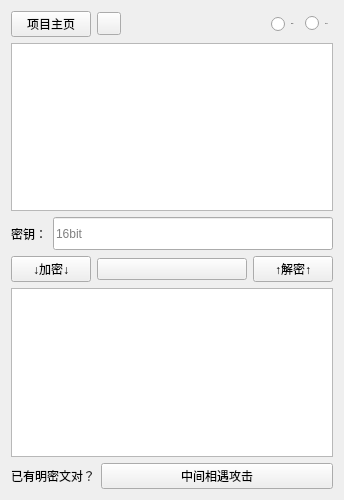
<?xml version="1.0" encoding="UTF-8"?>
<ui version="4.0">
 <class>Form</class>
 <widget class="QWidget" name="Form">
  <property name="windowModality">
   <enum>Qt::WindowModal</enum>
  </property>
  <property name="geometry">
   <rect>
    <x>0</x>
    <y>0</y>
    <width>328</width>
    <height>500</height>
   </rect>
  </property>
  <property name="sizePolicy">
   <sizepolicy hsizetype="Preferred" vsizetype="Preferred">
    <horstretch>0</horstretch>
    <verstretch>0</verstretch>
   </sizepolicy>
  </property>
  <property name="windowTitle">
   <string>S-DES</string>
  </property>
  <layout class="QHBoxLayout" name="horizontalLayout_5">
   <item>
    <layout class="QVBoxLayout" name="verticalLayout">
     <item>
      <layout class="QHBoxLayout" name="horizontalLayout_4">
       <item>
        <widget class="PushButton" name="pBtn_Github">
         <property name="sizePolicy">
          <sizepolicy hsizetype="Fixed" vsizetype="Fixed">
           <horstretch>0</horstretch>
           <verstretch>0</verstretch>
          </sizepolicy>
         </property>
         <property name="baseSize">
          <size>
           <width>100</width>
           <height>32</height>
          </size>
         </property>
         <property name="layoutDirection">
          <enum>Qt::LeftToRight</enum>
         </property>
         <property name="styleSheet">
          <string notr="true">PushButton, ToolButton, ToggleButton, ToggleToolButton {
    color: black;
    background: rgba(255, 255, 255, 0.7);
    border: 1px solid rgba(0, 0, 0, 0.073);
    border-bottom: 1px solid rgba(0, 0, 0, 0.183);
    border-radius: 5px;
    /* font: 14px 'Segoe UI', 'Microsoft YaHei'; */
    padding: 5px 12px 6px 12px;
    outline: none;
}

ToolButton {
    padding: 5px 9px 6px 8px;
}

PushButton[hasIcon=false] {
    padding: 5px 12px 6px 12px;
}

PushButton[hasIcon=true] {
    padding: 5px 12px 6px 36px;
}

DropDownToolButton, PrimaryDropDownToolButton {
    padding: 5px 31px 6px 8px;
}

DropDownPushButton[hasIcon=false],
PrimaryDropDownPushButton[hasIcon=false] {
    padding: 5px 31px 6px 12px;
}

DropDownPushButton[hasIcon=true],
PrimaryDropDownPushButton[hasIcon=true] {
    padding: 5px 31px 6px 36px;
}

PushButton:hover, ToolButton:hover, ToggleButton:hover, ToggleToolButton:hover {
    background: rgba(249, 249, 249, 0.5);
}

PushButton:pressed, ToolButton:pressed, ToggleButton:pressed, ToggleToolButton:pressed {
    color: rgba(0, 0, 0, 0.63);
    background: rgba(249, 249, 249, 0.3);
    border-bottom: 1px solid rgba(0, 0, 0, 0.073);
}

PushButton:disabled, ToolButton:disabled, ToggleButton:disabled, ToggleToolButton:disabled {
    color: rgba(0, 0, 0, 0.36);
    background: rgba(249, 249, 249, 0.3);
    border: 1px solid rgba(0, 0, 0, 0.06);
    border-bottom: 1px solid rgba(0, 0, 0, 0.06);
}


PrimaryPushButton,
PrimaryToolButton,
ToggleButton:checked,
ToggleToolButton:checked {
    color: white;
    background-color: #009faa;
    border: 1px solid #00a7b3;
    border-bottom: 1px solid #007780;
}

PrimaryPushButton:hover,
PrimaryToolButton:hover,
ToggleButton:checked:hover,
ToggleToolButton:checked:hover {
    background-color: #00a7b3;
    border: 1px solid #2daab3;
    border-bottom: 1px solid #007780;
}

PrimaryPushButton:pressed,
PrimaryToolButton:pressed,
ToggleButton:checked:pressed,
ToggleToolButton:checked:pressed {
    color: rgba(255, 255, 255, 0.63);
    background-color: #3eabb3;
    border: 1px solid #3eabb3;
}

PrimaryPushButton:disabled,
PrimaryToolButton:disabled,
ToggleButton:checked:disabled,
ToggleToolButton:checked:disabled {
    color: rgba(255, 255, 255, 0.9);
    background-color: rgb(205, 205, 205);
    border: 1px solid rgb(205, 205, 205);
}

SplitDropButton,
PrimarySplitDropButton {
    border-left: none;
    border-top-left-radius: 0;
    border-bottom-left-radius: 0;
}

#splitPushButton,
#splitToolButton,
#primarySplitPushButton,
#primarySplitToolButton {
    border-top-right-radius: 0;
    border-bottom-right-radius: 0;
}

#splitPushButton:pressed,
#splitToolButton:pressed,
SplitDropButton:pressed {
    border-bottom: 1px solid rgba(0, 0, 0, 0.183);
}

PrimarySplitDropButton:pressed {
    border-bottom: 1px solid #007780;
}

#primarySplitPushButton, #primarySplitToolButton {
    border-right: 1px solid #3eabb3;
}

#primarySplitPushButton:pressed, #primarySplitToolButton:pressed {
    border-bottom: 1px solid #007780;
}

HyperlinkButton {
    /* font: 14px 'Segoe UI', 'Microsoft YaHei'; */
    padding: 6px 12px 6px 12px;
    color: #009faa;
    border: none;
    border-radius: 6px;
    background-color: transparent;
}

HyperlinkButton[hasIcon=false] {
    padding: 6px 12px 6px 12px;
}

HyperlinkButton[hasIcon=true] {
    padding: 6px 12px 6px 36px;
}

HyperlinkButton:hover {
    color: #009faa;
    background-color: rgba(0, 0, 0, 10);
    border: none;
}

HyperlinkButton:pressed {
    color: #009faa;
    background-color: rgba(0, 0, 0, 6);
    border: none;
}

HyperlinkButton:disabled {
    color: rgba(0, 0, 0, 0.43);
    background-color: transparent;
    border: none;
}


RadioButton {
    min-height: 24px;
    max-height: 24px;
    background-color: transparent;
    font: 14px 'Segoe UI', 'Microsoft YaHei', 'PingFang SC';
    color: black;
}

RadioButton::indicator {
    width: 18px;
    height: 18px;
    border-radius: 11px;
    border: 2px solid #999999;
    background-color: rgba(0, 0, 0, 5);
    margin-right: 4px;
}

RadioButton::indicator:hover {
    background-color: rgba(0, 0, 0, 0);
}

RadioButton::indicator:pressed {
    border: 2px solid #bbbbbb;
    background-color: qradialgradient(spread:pad, cx:0.5, cy:0.5, radius:0.5, fx:0.5, fy:0.5,
            stop:0 rgb(255, 255, 255),
            stop:0.5 rgb(255, 255, 255),
            stop:0.6 rgb(225, 224, 223),
            stop:1 rgb(225, 224, 223));
}

RadioButton::indicator:checked {
    height: 22px;
    width: 22px;
    border: none;
    border-radius: 11px;
    background-color: qradialgradient(spread:pad, cx:0.5, cy:0.5, radius:0.5, fx:0.5, fy:0.5,
            stop:0 rgb(255, 255, 255),
            stop:0.5 rgb(255, 255, 255),
            stop:0.6 #009faa,
            stop:1 #009faa);
}

RadioButton::indicator:checked:hover {
    background-color: qradialgradient(spread:pad, cx:0.5, cy:0.5, radius:0.5, fx:0.5, fy:0.5,
            stop:0 rgb(255, 255, 255),
            stop:0.6 rgb(255, 255, 255),
            stop:0.7 #009faa,
            stop:1 #009faa);
}

RadioButton::indicator:checked:pressed {
    background-color: qradialgradient(spread:pad, cx:0.5, cy:0.5, radius:0.5, fx:0.5, fy:0.5,
            stop:0 rgb(255, 255, 255),
            stop:0.5 rgb(255, 255, 255),
            stop:0.6 #009faa,
            stop:1 #009faa);
}

RadioButton:disabled {
    color: rgba(0, 0, 0, 110);
}

RadioButton::indicator:disabled {
    border: 2px solid #bbbbbb;
    background-color: transparent;
}

RadioButton::indicator:disabled:checked {
    border: none;
    background-color: qradialgradient(spread:pad, cx:0.5, cy:0.5, radius:0.5, fx:0.5, fy:0.5,
            stop:0 rgb(255, 255, 255),
            stop:0.5 rgb(255, 255, 255),
            stop:0.6 rgba(0, 0, 0, 0.2169),
            stop:1 rgba(0, 0, 0, 0.2169));
}

TransparentToolButton,
TransparentToggleToolButton,
TransparentDropDownToolButton,
TransparentPushButton,
TransparentDropDownPushButton,
TransparentTogglePushButton {
    background-color: transparent;
    border: none;
    border-radius: 5px;
    margin: 0;
}

TransparentToolButton:hover,
TransparentToggleToolButton:hover,
TransparentDropDownToolButton:hover,
TransparentPushButton:hover,
TransparentDropDownPushButton:hover,
TransparentTogglePushButton:hover {
    background-color: rgba(0, 0, 0, 9);
    border: none;
}

TransparentToolButton:pressed,
TransparentToggleToolButton:pressed,
TransparentDropDownToolButton:pressed,
TransparentPushButton:pressed,
TransparentDropDownPushButton:pressed,
TransparentTogglePushButton:pressed {
    background-color: rgba(0, 0, 0, 6);
    border: none;
}

TransparentToolButton:disabled,
TransparentToggleToolButton:disabled,
TransparentDropDownToolButton:disabled,
TransprentPushButton:disabled,
TransparentDropDownPushButton:disabled,
TransprentTogglePushButton:disabled {
    background-color: transparent;
    border: none;
}


PillPushButton,
PillPushButton:hover,
PillPushButton:pressed,
PillPushButton:disabled,
PillPushButton:checked,
PillPushButton:checked:hover,
PillPushButton:checked:pressed,
PillPushButton:disabled:checked,
PillToolButton,
PillToolButton:hover,
PillToolButton:pressed,
PillToolButton:disabled,
PillToolButton:checked,
PillToolButton:checked:hover,
PillToolButton:checked:pressed,
PillToolButton:disabled:checked {
    background-color: transparent;
    border: none;
}
</string>
         </property>
         <property name="text">
          <string>项目主页</string>
         </property>
         <property name="autoDefault">
          <bool>false</bool>
         </property>
         <property name="hasIcon" stdset="0">
          <bool>true</bool>
         </property>
        </widget>
       </item>
       <item>
        <widget class="ToolButton" name="tBtn_Issue">
         <property name="toolTip">
          <string/>
         </property>
         <property name="whatsThis">
          <string/>
         </property>
        </widget>
       </item>
       <item>
        <spacer name="horizontalSpacer">
         <property name="orientation">
          <enum>Qt::Horizontal</enum>
         </property>
         <property name="sizeHint" stdset="0">
          <size>
           <width>40</width>
           <height>20</height>
          </size>
         </property>
        </spacer>
       </item>
       <item>
        <widget class="RadioButton" name="rBtn_Bin">
         <property name="sizePolicy">
          <sizepolicy hsizetype="Minimum" vsizetype="Fixed">
           <horstretch>0</horstretch>
           <verstretch>0</verstretch>
          </sizepolicy>
         </property>
         <property name="minimumSize">
          <size>
           <width>0</width>
           <height>24</height>
          </size>
         </property>
         <property name="font">
          <font>
           <family>Segoe UI</family>
           <pointsize>-1</pointsize>
           <weight>50</weight>
           <italic>false</italic>
           <bold>false</bold>
          </font>
         </property>
         <property name="layoutDirection">
          <enum>Qt::LeftToRight</enum>
         </property>
         <property name="text">
          <string>Binary</string>
         </property>
        </widget>
       </item>
       <item>
        <widget class="RadioButton" name="rBtn_Str">
         <property name="font">
          <font>
           <family>Segoe UI</family>
           <pointsize>-1</pointsize>
           <weight>50</weight>
           <italic>false</italic>
           <bold>false</bold>
          </font>
         </property>
         <property name="layoutDirection">
          <enum>Qt::LeftToRight</enum>
         </property>
         <property name="text">
          <string>String</string>
         </property>
        </widget>
       </item>
      </layout>
     </item>
     <item>
      <widget class="PlainTextEdit" name="plainTextEdit">
       <property name="font">
        <font>
         <family>微软雅黑</family>
         <pointsize>12</pointsize>
        </font>
       </property>
      </widget>
     </item>
     <item>
      <layout class="QHBoxLayout" name="horizontalLayout_2">
       <item>
        <widget class="StrongBodyLabel" name="label_Key">
         <property name="text">
          <string>密钥：</string>
         </property>
        </widget>
       </item>
       <item>
        <widget class="LineEdit" name="lineEdit_Key">
         <property name="sizePolicy">
          <sizepolicy hsizetype="MinimumExpanding" vsizetype="Fixed">
           <horstretch>0</horstretch>
           <verstretch>0</verstretch>
          </sizepolicy>
         </property>
         <property name="minimumSize">
          <size>
           <width>200</width>
           <height>33</height>
          </size>
         </property>
         <property name="maxLength">
          <number>48</number>
         </property>
         <property name="placeholderText">
          <string>16bit</string>
         </property>
        </widget>
       </item>
      </layout>
     </item>
     <item>
      <layout class="QHBoxLayout" name="horizontalLayout">
       <item>
        <widget class="PrimaryPushButton" name="pBtn_Encrypt">
         <property name="text">
          <string>↓加密↓</string>
         </property>
        </widget>
       </item>
       <item>
        <widget class="ComboBox" name="comboBox_Multi_Encrypt">
         <property name="minimumSize">
          <size>
           <width>150</width>
           <height>0</height>
          </size>
         </property>
        </widget>
       </item>
       <item>
        <widget class="PrimaryPushButton" name="pBtn_Decrypt">
         <property name="text">
          <string>↑解密↑</string>
         </property>
        </widget>
       </item>
      </layout>
     </item>
     <item>
      <widget class="PlainTextEdit" name="cypherTextEdit">
       <property name="font">
        <font>
         <family>微软雅黑</family>
         <pointsize>12</pointsize>
        </font>
       </property>
      </widget>
     </item>
     <item>
      <layout class="QHBoxLayout" name="horizontalLayout_3">
       <item>
        <widget class="QLabel" name="label_Crack">
         <property name="sizePolicy">
          <sizepolicy hsizetype="Maximum" vsizetype="Preferred">
           <horstretch>0</horstretch>
           <verstretch>0</verstretch>
          </sizepolicy>
         </property>
         <property name="maximumSize">
          <size>
           <width>16777215</width>
           <height>16777215</height>
          </size>
         </property>
         <property name="font">
          <font>
           <family>微软雅黑</family>
          </font>
         </property>
         <property name="text">
          <string>已有明密文对？</string>
         </property>
        </widget>
       </item>
       <item>
        <widget class="PushButton" name="pBtn_Crack">
         <property name="font">
          <font>
           <family>微软雅黑</family>
          </font>
         </property>
         <property name="text">
          <string>中间相遇攻击</string>
         </property>
        </widget>
       </item>
      </layout>
     </item>
    </layout>
   </item>
  </layout>
 </widget>
 <customwidgets>
  <customwidget>
   <class>ComboBox</class>
   <extends>QPushButton</extends>
   <header>qfluentwidgets</header>
  </customwidget>
  <customwidget>
   <class>PushButton</class>
   <extends>QPushButton</extends>
   <header>qfluentwidgets</header>
  </customwidget>
  <customwidget>
   <class>PrimaryPushButton</class>
   <extends>PushButton</extends>
   <header>qfluentwidgets</header>
  </customwidget>
  <customwidget>
   <class>ToolButton</class>
   <extends>QToolButton</extends>
   <header>qfluentwidgets</header>
  </customwidget>
  <customwidget>
   <class>RadioButton</class>
   <extends>QRadioButton</extends>
   <header>qfluentwidgets</header>
  </customwidget>
  <customwidget>
   <class>StrongBodyLabel</class>
   <extends>QLabel</extends>
   <header>qfluentwidgets</header>
  </customwidget>
  <customwidget>
   <class>LineEdit</class>
   <extends>QLineEdit</extends>
   <header>qfluentwidgets</header>
  </customwidget>
  <customwidget>
   <class>PlainTextEdit</class>
   <extends>QPlainTextEdit</extends>
   <header>qfluentwidgets</header>
  </customwidget>
 </customwidgets>
 <resources/>
 <connections/>
</ui>
